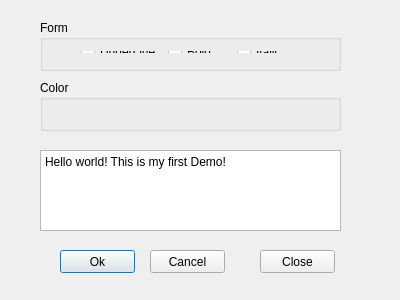
<?xml version="1.0" encoding="UTF-8"?>
<ui version="4.0">
 <class>Dialog</class>
 <widget class="QDialog" name="Dialog">
  <property name="geometry">
   <rect>
    <x>0</x>
    <y>0</y>
    <width>400</width>
    <height>300</height>
   </rect>
  </property>
  <property name="windowTitle">
   <string>Dialog</string>
  </property>
  <widget class="QGroupBox" name="groupBox">
   <property name="geometry">
    <rect>
     <x>40</x>
     <y>20</y>
     <width>301</width>
     <height>51</height>
    </rect>
   </property>
   <property name="title">
    <string>Form</string>
   </property>
   <widget class="QWidget" name="">
    <property name="geometry">
     <rect>
      <x>30</x>
      <y>20</y>
      <width>241</width>
      <height>24</height>
     </rect>
    </property>
    <layout class="QHBoxLayout" name="horizontalLayout">
     <item>
      <widget class="QCheckBox" name="chkBoxUnder">
       <property name="text">
        <string>UnderLine</string>
       </property>
      </widget>
     </item>
     <item>
      <widget class="QCheckBox" name="chkBoxBold">
       <property name="text">
        <string>Bold</string>
       </property>
      </widget>
     </item>
     <item>
      <widget class="QCheckBox" name="chkBoxItalic">
       <property name="text">
        <string>Italic</string>
       </property>
      </widget>
     </item>
    </layout>
   </widget>
   <zorder>chkBoxUnder</zorder>
   <zorder>chkBoxBold</zorder>
   <zorder>chkBoxItalic</zorder>
   <zorder>chkBoxItalic</zorder>
   <zorder>chkBoxUnder</zorder>
   <zorder>chkBoxBold</zorder>
   <zorder></zorder>
  </widget>
  <widget class="QGroupBox" name="groupBox_2">
   <property name="geometry">
    <rect>
     <x>40</x>
     <y>80</y>
     <width>301</width>
     <height>51</height>
    </rect>
   </property>
   <property name="title">
    <string>Color</string>
   </property>
   <widget class="QWidget" name="">
    <property name="geometry">
     <rect>
      <x>30</x>
      <y>20</y>
      <width>245</width>
      <height>20</height>
     </rect>
    </property>
    <layout class="QHBoxLayout" name="horizontalLayout_2">
     <item>
      <widget class="QRadioButton" name="rBtnBlack">
       <property name="text">
        <string>Black</string>
       </property>
      </widget>
     </item>
     <item>
      <widget class="QRadioButton" name="rBtnRed">
       <property name="text">
        <string>Red</string>
       </property>
      </widget>
     </item>
     <item>
      <widget class="QRadioButton" name="rBtnBlue">
       <property name="text">
        <string>Blue</string>
       </property>
      </widget>
     </item>
    </layout>
   </widget>
  </widget>
  <widget class="QPlainTextEdit" name="textEdit">
   <property name="geometry">
    <rect>
     <x>40</x>
     <y>150</y>
     <width>301</width>
     <height>81</height>
    </rect>
   </property>
   <property name="plainText">
    <string>Hello world! This is my first Demo!</string>
   </property>
  </widget>
  <widget class="QPushButton" name="btnOK">
   <property name="geometry">
    <rect>
     <x>60</x>
     <y>250</y>
     <width>75</width>
     <height>23</height>
    </rect>
   </property>
   <property name="text">
    <string>Ok</string>
   </property>
  </widget>
  <widget class="QPushButton" name="btnCancel">
   <property name="geometry">
    <rect>
     <x>150</x>
     <y>250</y>
     <width>75</width>
     <height>23</height>
    </rect>
   </property>
   <property name="text">
    <string>Cancel</string>
   </property>
  </widget>
  <widget class="QPushButton" name="btnClose">
   <property name="geometry">
    <rect>
     <x>260</x>
     <y>250</y>
     <width>75</width>
     <height>23</height>
    </rect>
   </property>
   <property name="text">
    <string>Close</string>
   </property>
  </widget>
 </widget>
 <layoutdefault spacing="6" margin="11"/>
 <resources/>
 <connections>
  <connection>
   <sender>btnOK</sender>
   <signal>clicked()</signal>
   <receiver>Dialog</receiver>
   <slot>accept()</slot>
   <hints>
    <hint type="sourcelabel">
     <x>104</x>
     <y>256</y>
    </hint>
    <hint type="destinationlabel">
     <x>43</x>
     <y>279</y>
    </hint>
   </hints>
  </connection>
  <connection>
   <sender>btnCancel</sender>
   <signal>clicked()</signal>
   <receiver>Dialog</receiver>
   <slot>reject()</slot>
   <hints>
    <hint type="sourcelabel">
     <x>188</x>
     <y>259</y>
    </hint>
    <hint type="destinationlabel">
     <x>163</x>
     <y>285</y>
    </hint>
   </hints>
  </connection>
  <connection>
   <sender>btnClose</sender>
   <signal>clicked()</signal>
   <receiver>Dialog</receiver>
   <slot>close()</slot>
   <hints>
    <hint type="sourcelabel">
     <x>297</x>
     <y>262</y>
    </hint>
    <hint type="destinationlabel">
     <x>285</x>
     <y>276</y>
    </hint>
   </hints>
  </connection>
 </connections>
</ui>
